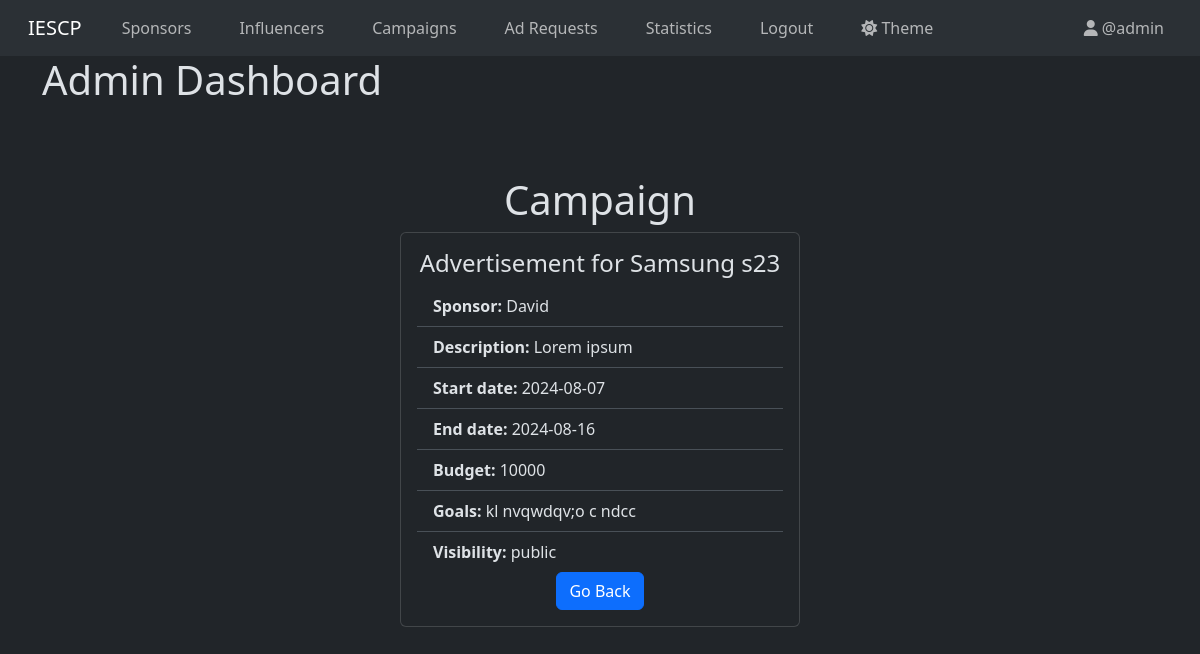
Page /admin/dashboard/view/campaign/1 (signed in) on the committed database.
### models.py (models this page shows)
class User(db.Model, UserMixin):
  __tablename__ = "user"
  id = db.Column(db.Integer, primary_key=True)
  name = db.Column(db.String(50), nullable=False)
  username = db.Column(db.String(50), nullable=False, unique=True)
  password_hash = db.Column(db.String(256), nullable=False)
  user_type = db.Column(db.Enum('influencer', 'sponsor', 'admin'), nullable=False)
  flagged = db.Column(db.Boolean, nullable=False, default=False)
  theme = db.Column(db.Enum('light', 'dark'), nullable=False, default='light')
  category = db.Column(db.String(50), nullable=True)
  niche = db.Column(db.String(50), nullable=True)
  follower_count = db.Column(db.Integer, nullable=True)
  platforms = db.Column(db.String(150), nullable=True)
  industry = db.Column(db.String(50), nullable=True)
  budget = db.Column(db.Integer, nullable=True)

class Campaign(db.Model):
  __tablename__ = "campaign"
  id = db.Column(db.Integer, primary_key=True)
  sponsor_id = db.Column(db.Integer, db.ForeignKey('user.id'), nullable=False)
  name = db.Column(db.String(50), nullable=False)
  description = db.Column(db.String(256), nullable=False)
  start_date = db.Column(db.DateTime, nullable=False)
  end_date = db.Column(db.DateTime, nullable=False)
  progress = db.Column(db.Integer, nullable=False, default=0)
  budget = db.Column(db.Integer, nullable=False)
  visibility = db.Column(db.Enum('public', 'private'), nullable=False)
  goals = db.Column(db.String(256), nullable=False)
  flagged = db.Column(db.Boolean, nullable=False, default=False)
  sponsor = db.relationship('User', backref=db.backref('campaigns', lazy=True))
  ad_requests = db.relationship('Ad_Request', backref='campaign', cascade='all, delete-orphan')

### controllers.py (the view)
@app.route("/admin/dashboard/view/campaign/<int:campaign_id>")
@login_required
@admin_required
def admin_view_campaign(campaign_id):
    campaign = Campaign.query.get(campaign_id)
    sponsor = User.query.get(campaign.sponsor_id)
    return render_template("admin/view_campaign.html", user=current_user, campaign=campaign, sponsor=sponsor)

### controllers.py (called while the page is built)
def admin_required(func):
    @wraps(func)
    def wrapper(*args, **kwargs):
        if current_user.user_type != "admin":
            flash("You do not have permission to access this page.", category="danger")
            if current_user.user_type == "influencer":
                return redirect(url_for("influencer_dashboard"))
            elif current_user.user_type == "sponsor":
                return redirect(url_for("sponsor_dashboard"))
        return func(*args, **kwargs)
    return wrapper

@login_manager.user_loader
def load_user(user_id):
    return User.query.get(int(user_id))

### templates/admin/view_campaign.html
{% extends "base.html" %}
{% block content %}
  <h1>Admin Dashboard</h1>
  <div class="login-form text-center mt-5 mb-3 p-5 pt-4 pb-4 w-50 m-auto">
    <h1>Campaign</h1>
    <div class="card" style="width: 25rem; margin: auto;">
      <div class="card-body">
        <h4 class="card-title">{{ campaign.name }}</h4>
        <ul class="list-group list-group-flush text-start">
          <li class="list-group-item"><strong>Sponsor:</strong> {{ sponsor.name }}</li>
          <li class="list-group-item"><strong>Description:</strong> {{ campaign.description }}</li>
          <li class="list-group-item"><strong>Start date:</strong> {{ campaign.start_date.date() }}</li>
          <li class="list-group-item"><strong>End date:</strong> {{ campaign.end_date.date() }}</li>
          <li class="list-group-item"><strong>Budget:</strong> {{ campaign.budget }}</li>
          <li class="list-group-item"><strong>Goals:</strong> {{ campaign.goals }}</li>
          <li class="list-group-item"><strong>Visibility:</strong> {{ campaign.visibility }}</li>
        </ul>
          <a href="{{url_for("all_campaigns")}}" class="btn btn-primary">Go Back</a>
      </div>
    </div>
  </div>
{% endblock %}

### templates/navbar.html (shortened to what this page needs)
<nav class="navbar navbar-expand-lg bg-body-tertiary">
  <div class="container-fluid">
    {% if user and user.user_type == "admin" %}
      <a class="navbar-brand mx-3" href="{{url_for('admin_dashboard')}}">IESCP</a>
    {% elif user and user.user_type == "influencer" %}
      <a class="navbar-brand mx-3" href="{{url_for('influencer_dashboard')}}">IESCP</a>
    {% elif user and user.user_type == "sponsor" %}
      <a class="navbar-brand mx-3" href="{{url_for('sponsor_dashboard')}}">IESCP</a>
    {% else %}
      <a class="navbar-brand mx-3" href="{{url_for('user_login')}}">IESCP</a>
    {% endif %}
    <div class="collapse navbar-collapse" id="navbarNav">
      {% if user %}
        {% if user.user_type == "admin" %}
          <ul class="navbar-nav me-auto">
            <li class="nav-item mx-3">
              <a class="{{ 'nav-link active' if request.path == url_for('admin_dashboard') else 'nav-link' }}" href="{{url_for('admin_dashboard')}}">Sponsors</a>
            </li>
            <li class="nav-item mx-3">
              <a class="{{ 'nav-link active' if request.path == url_for('all_influencers') else 'nav-link' }}" href="{{url_for('all_influencers')}}">Influencers</a>
            </li>
            <li class="nav-item mx-3">
              <a class="{{ 'nav-link active' if request.path == url_for('all_campaigns') else 'nav-link' }}" href="{{url_for('all_campaigns')}}">Campaigns</a>
            </li>
            <li class="nav-item mx-3">
              <a class="{{ 'nav-link active' if request.path == url_for('all_ad_requests') else 'nav-link' }}" href="{{url_for('all_ad_requests')}}">Ad Requests</a>
            </li>
            <li class="nav-item mx-3">
              <a class="{{ 'nav-link active' if request.path == url_for('admin_statistics') else 'nav-link' }}" href="{{url_for('admin_statistics')}}">Statistics</a>
            </li>
            <li class="nav-item mx-3">
              <a class="nav-link btn btn-outline-danger" href="{{url_for('logout')}}">Logout</a>
            </li>
            <li class="nav-item mx-3">
              <a class="nav-link" href="{{url_for('change_theme')}}">
                {% if user.theme == 'light' %}
                  <i class="fa-solid fa-moon"></i>
                {% else %}
                  <i class="fa-solid fa-sun"></i>
                {% endif %}
                Theme
              </a>
            </li>
          </ul>
          <ul class="navbar-nav">
            <li class="nav-item">
              <a class="nav-link mx-3" href="{{url_for('admin_profile')}}"><i class="fa-solid fa-user"></i> @{{user.username}}</a>
            </li>
          </ul>
        {% endif %}
      {% endif %}
    </div>
  </div>
</nav>

### rows in the picture
User: username "admin"
Campaign: name "Advertisement for Samsung s23", description "Lorem ipsum", start_date "2024-08-07", end_date "2024-08-16", budget "10000", goals "kl nvqwdqv;o c ndcc", visibility "public"
User: name "David"
